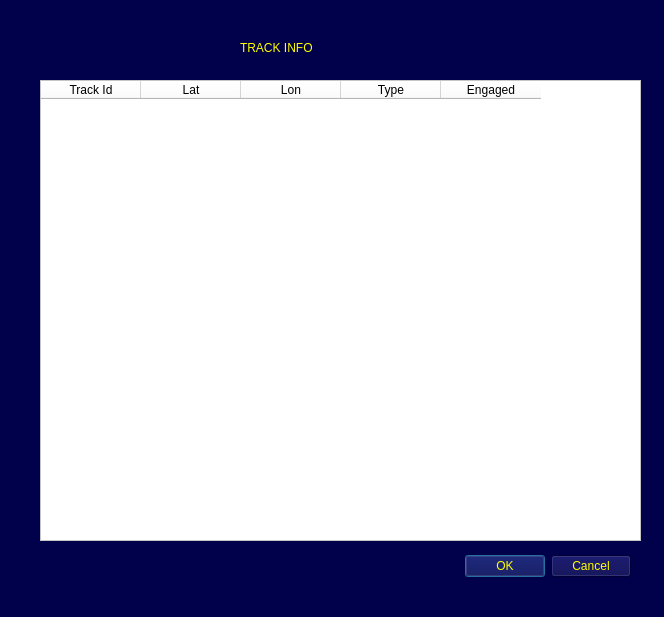
<?xml version="1.0" encoding="UTF-8"?>
<ui version="4.0">
 <class>Dialog</class>
 <widget class="QDialog" name="Dialog">
  <property name="geometry">
   <rect>
    <x>0</x>
    <y>0</y>
    <width>664</width>
    <height>617</height>
   </rect>
  </property>
  <property name="windowTitle">
   <string>Dialog</string>
  </property>
  <property name="styleSheet">
   <string notr="true">background-color: rgb(0, 0, 75);</string>
  </property>
  <widget class="QDialogButtonBox" name="buttonBox">
   <property name="geometry">
    <rect>
     <x>290</x>
     <y>550</y>
     <width>341</width>
     <height>32</height>
    </rect>
   </property>
   <property name="styleSheet">
    <string notr="true">color: rgb(255, 255, 0);</string>
   </property>
   <property name="orientation">
    <enum>Qt::Horizontal</enum>
   </property>
   <property name="standardButtons">
    <set>QDialogButtonBox::Cancel|QDialogButtonBox::Ok</set>
   </property>
  </widget>
  <widget class="QLabel" name="label">
   <property name="geometry">
    <rect>
     <x>240</x>
     <y>40</y>
     <width>131</width>
     <height>16</height>
    </rect>
   </property>
   <property name="styleSheet">
    <string notr="true">color: rgb(255, 255, 0);</string>
   </property>
   <property name="text">
    <string>TRACK INFO</string>
   </property>
  </widget>
  <widget class="QTableWidget" name="tableWidget">
   <property name="geometry">
    <rect>
     <x>40</x>
     <y>80</y>
     <width>601</width>
     <height>461</height>
    </rect>
   </property>
   <property name="styleSheet">
    <string notr="true">background-color: rgb(255, 255, 255);</string>
   </property>
   <column>
    <property name="text">
     <string>Track Id</string>
    </property>
   </column>
   <column>
    <property name="text">
     <string>Lat</string>
    </property>
   </column>
   <column>
    <property name="text">
     <string>Lon</string>
    </property>
   </column>
   <column>
    <property name="text">
     <string>Type</string>
    </property>
   </column>
   <column>
    <property name="text">
     <string>Engaged</string>
    </property>
   </column>
  </widget>
 </widget>
 <resources/>
 <connections>
  <connection>
   <sender>buttonBox</sender>
   <signal>accepted()</signal>
   <receiver>Dialog</receiver>
   <slot>accept()</slot>
   <hints>
    <hint type="sourcelabel">
     <x>248</x>
     <y>254</y>
    </hint>
    <hint type="destinationlabel">
     <x>157</x>
     <y>274</y>
    </hint>
   </hints>
  </connection>
  <connection>
   <sender>buttonBox</sender>
   <signal>rejected()</signal>
   <receiver>Dialog</receiver>
   <slot>reject()</slot>
   <hints>
    <hint type="sourcelabel">
     <x>316</x>
     <y>260</y>
    </hint>
    <hint type="destinationlabel">
     <x>286</x>
     <y>274</y>
    </hint>
   </hints>
  </connection>
 </connections>
</ui>
